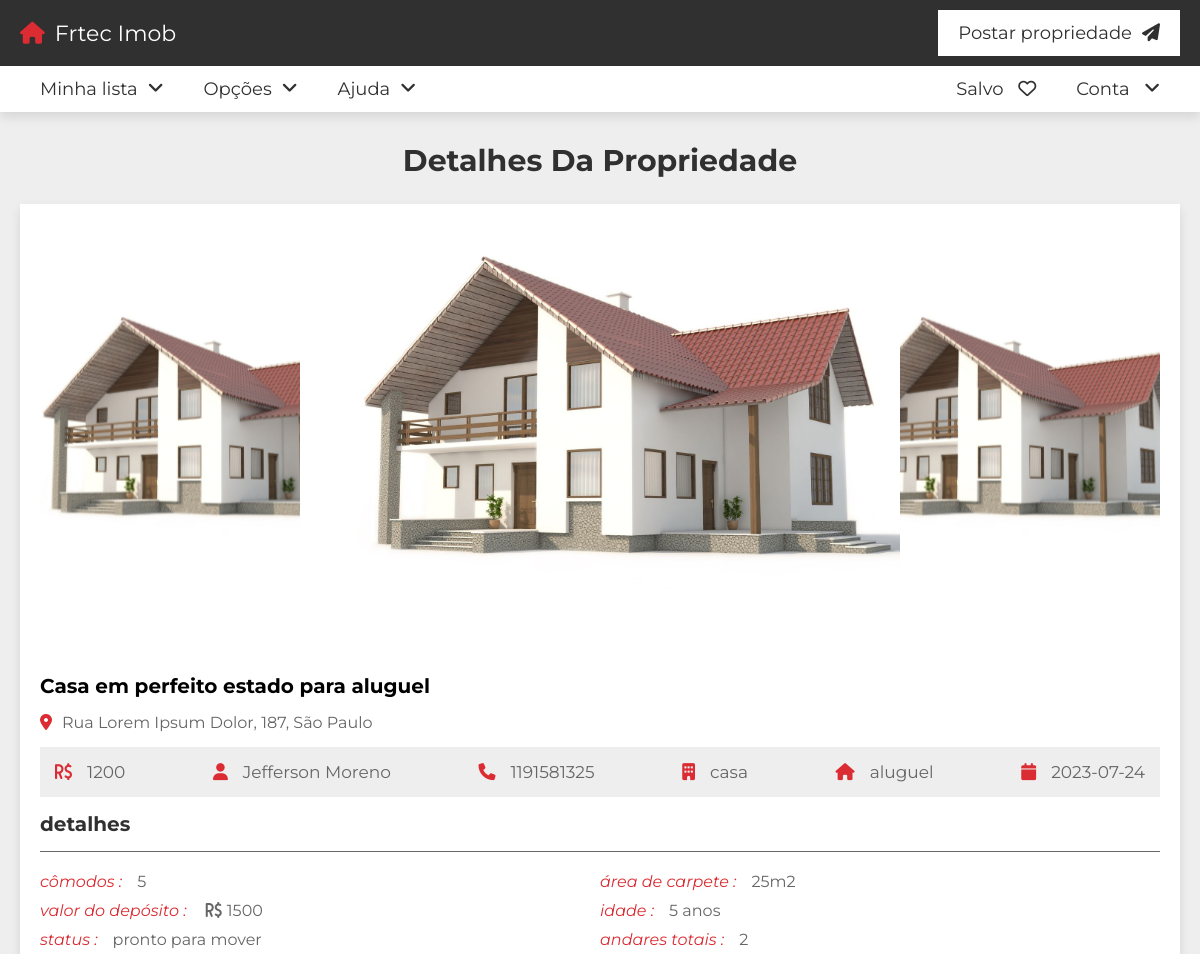
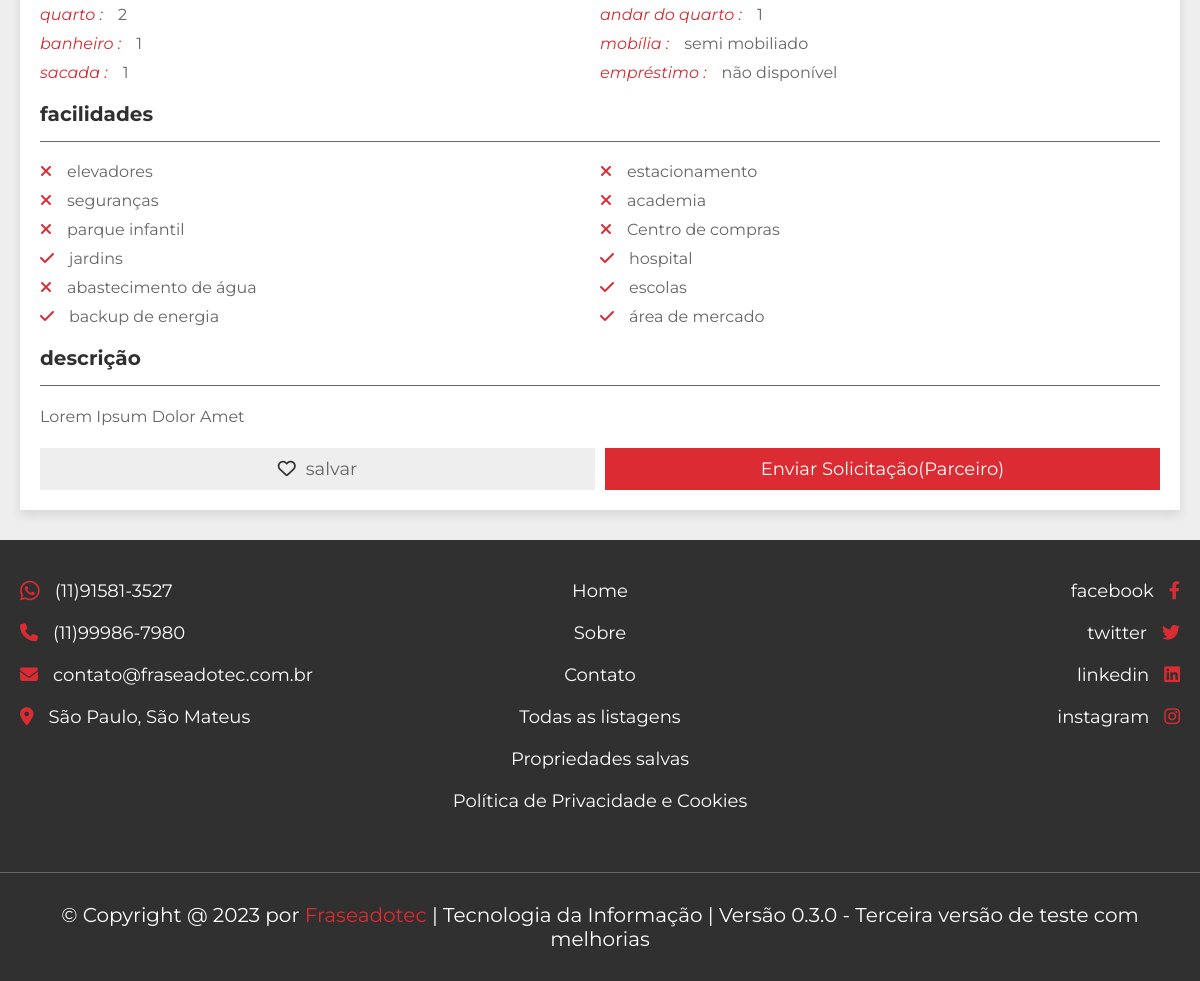
The app's page /ver_propriedade.php?get_id=gmjJjXEpu9aTAsVDojJv with its own data (2 pictures, top to bottom).
### tables this page shows
CREATE TABLE `property` (
  `id` varchar(20) NOT NULL,
  `user_id` varchar(20) NOT NULL,
  `property_name` varchar(50) NOT NULL,
  `address` varchar(100) NOT NULL,
  `price` varchar(10) NOT NULL,
  `type` varchar(10) NOT NULL,
  `offer` varchar(10) NOT NULL,
  `status` varchar(50) NOT NULL,
  `furnished` varchar(50) NOT NULL,
  `bhk` varchar(10) NOT NULL,
  `deposite` varchar(10) NOT NULL,
  `bedroom` varchar(10) NOT NULL,
  `bathroom` varchar(10) NOT NULL,
  `balcony` varchar(10) NOT NULL,
  `carpet` varchar(10) NOT NULL,
  `age` varchar(2) NOT NULL,
  `total_floors` varchar(2) NOT NULL,
  `room_floor` varchar(2) NOT NULL,
  `loan` varchar(50) NOT NULL,
  `lift` varchar(3) NOT NULL DEFAULT 'no',
  `security_guard` varchar(3) NOT NULL DEFAULT 'no',
  `play_ground` varchar(3) NOT NULL DEFAULT 'no',
  `garden` varchar(3) NOT NULL DEFAULT 'no',
  `water_supply` varchar(3) NOT NULL DEFAULT 'no',
  `power_backup` varchar(3) NOT NULL DEFAULT 'no',
  `parking_area` varchar(3) NOT NULL DEFAULT 'no',
  `gym` varchar(3) NOT NULL DEFAULT 'no',
  `shopping_mall` varchar(3) NOT NULL DEFAULT 'no',
  `hospital` varchar(3) NOT NULL DEFAULT 'no',
  `school` varchar(3) NOT NULL DEFAULT 'no',
  `market_area` varchar(3) NOT NULL DEFAULT 'no',
  `image_01` varchar(50) NOT NULL,
  `image_02` varchar(50) NOT NULL,
  `image_03` varchar(50) NOT NULL,
  `image_04` varchar(50) NOT NULL,
  `image_05` varchar(50) NOT NULL,
  `description` varchar(1000) NOT NULL,
  `date` date NOT NULL DEFAULT current_timestamp()
);

CREATE TABLE `users` (
  `id` varchar(20) NOT NULL,
  `name` varchar(50) NOT NULL,
  `number` varchar(10) NOT NULL,
  `email` varchar(50) NOT NULL,
  `password` varchar(50) NOT NULL
);

### ver_propriedade.php (the view, shortened to what this page needs)
<?php
include 'components/connect.php';
if(isset($_COOKIE['user_id'])){
   $user_id = $_COOKIE['user_id'];
}else{
   $user_id = '';
}
if(isset($_GET['get_id'])){
   $get_id = $_GET['get_id'];
}else{
   $get_id = '';
   header('location:inicio.php');
}
?>
<!DOCTYPE html>
<html lang="pt-BR">
<head>
   <link rel="stylesheet" href="https://cdn.jsdelivr.net/npm/swiper@8/swiper-bundle.min.css" />
   <link rel="stylesheet" href="https://cdnjs.cloudflare.com/ajax/libs/font-awesome/6.2.0/css/all.min.css">
   <link rel="stylesheet" href="css/style.css">
</head>
<body>
<?php include 'components/user_header.php'; ?>
<section class="view-property">
   <h1 class="heading">detalhes da propriedade</h1>
   <?php
      $select_properties = $conn->prepare("SELECT * FROM `property` WHERE id = ? ORDER BY date DESC LIMIT 1");
      $select_properties->execute([$get_id]);
      if($select_properties->rowCount() > 0){
         while($fetch_property = $select_properties->fetch(PDO::FETCH_ASSOC)){
         $select_user = $conn->prepare("SELECT * FROM `users` WHERE id = ?");
         $select_user->execute([$fetch_property['user_id']]);
         $fetch_user = $select_user->fetch(PDO::FETCH_ASSOC);
         $select_saved = $conn->prepare("SELECT * FROM `saved` WHERE property_id = ? and user_id = ?");
         $select_saved->execute([$fetch_property['id'], $user_id]);
   ?>
   <div class="details">
     <div class="swiper images-container">
         <div class="swiper-wrapper">
            <img src="uploaded_files/<?= $fetch_property['image_01']; ?>" alt="" class="swiper-slide">
         </div>
     </div>
      <h3 class="name"><?= $fetch_property['property_name']; ?></h3>
      <p class="location"><i class="fas fa-map-marker-alt"></i><span><?= $fetch_property['address']; ?></span></p>
      <div class="info">
         <p><i class="fa-solid fa-brazilian-real-sign"></i><span><?= $fetch_property['price']; ?></span></p>
         <p><i class="fas fa-user"></i><span><?= $fetch_user['name']; ?></span></p>
         <p><i class="fas fa-phone"></i><a href="tel:11915813527"><?= $fetch_user['number']; ?></a></p>
         <p><i class="fas fa-building"></i><span><?= $fetch_property['type']; ?></span></p>
         <p><i class="fas fa-house"></i><span><?= $fetch_property['offer']; ?></span></p>
         <p><i class="fas fa-calendar"></i><span><?= $fetch_property['date']; ?></span></p>
      </div>
      <h3 class="title">detalhes</h3>
      <div class="flex">
         <div class="box">
            <p><i>cômodos :</i><span><?= $fetch_property['bhk']; ?></span></p>
            <p><i>valor do depósito : </i><span><span class="fa-solid fa-brazilian-real-sign" style="margin-right: .5rem;"></span><?= $fetch_property['deposite']; ?></span></p>
            <p><i>status :</i><span><?= $fetch_property['status']; ?></span></p>
            <p><i>quarto :</i><span><?= $fetch_property['bedroom']; ?></span></p>
            <p><i>banheiro :</i><span><?= $fetch_property['bathroom']; ?> </span></p>
            <p><i>sacada :</i><span><?= $fetch_property['balcony']; ?></span></p>
         </div>
         <div class="box">
            <p><i>área de carpete :</i><span><?= $fetch_property['carpet']; ?>m2</span></p>
            <p><i>idade :</i><span><?= $fetch_property['age']; ?> anos</span></p>
            <p><i>andares totais :</i><span><?= $fetch_property['total_floors']; ?></span></p>
            <p><i>andar do quarto :</i><span><?= $fetch_property['room_floor']; ?></span></p>
            <p><i>mobília :</i><span><?= $fetch_property['furnished']; ?></span></p>
            <p><i>empréstimo :</i><span><?= $fetch_property['loan']; ?></span></p>
         </div>
      </div>
      <h3 class="title">facilidades</h3>
      <div class="flex">
         <div class="box">
            <p><i class="fas fa-<?php if($fetch_property['lift'] == 'yes'){echo 'check';}else{echo 'times';} ?>"></i><span>elevadores</span></p>
            <p><i class="fas fa-<?php if($fetch_property['security_guard'] == 'yes'){echo 'check';}else{echo 'times';} ?>"></i><span>seguranças</span></p>
            <p><i class="fas fa-<?php if($fetch_property['play_ground'] == 'yes'){echo 'check';}else{echo 'times';} ?>"></i><span>parque infantil</span></p>
            <p><i class="fas fa-<?php if($fetch_property['garden'] == 'yes'){echo 'check';}else{echo 'times';} ?>"></i><span>jardins</span></p>
            <p><i class="fas fa-<?php if($fetch_property['water_supply'] == 'yes'){echo 'check';}else{echo 'times';} ?>"></i><span>abastecimento de água</span></p>
            <p><i class="fas fa-<?php if($fetch_property['power_backup'] == 'yes'){echo 'check';}else{echo 'times';} ?>"></i><span>backup de energia</span></p>
         </div>
         <div class="box">
            <p><i class="fas fa-<?php if($fetch_property['parking_area'] == 'yes'){echo 'check';}else{echo 'times';} ?>"></i><span>estacionamento</span></p>
            <p><i class="fas fa-<?php if($fetch_property['gym'] == 'yes'){echo 'check';}else{echo 'times';} ?>"></i><span>academia</span></p>
            <p><i class="fas fa-<?php if($fetch_property['shopping_mall'] == 'yes'){echo 'check';}else{echo 'times';} ?>"></i><span>Centro de compras</span></p>
            <p><i class="fas fa-<?php if($fetch_property['hospital'] == 'yes'){echo 'check';}else{echo 'times';} ?>"></i><span>hospital</span></p>
            <p><i class="fas fa-<?php if($fetch_property['school'] == 'yes'){echo 'check';}else{echo 'times';} ?>"></i><span>escolas</span></p>
            <p><i class="fas fa-<?php if($fetch_property['market_area'] == 'yes'){echo 'check';}else{echo 'times';} ?>"></i><span>área de mercado</span></p>
         </div>
      </div>
      <h3 class="title">descrição</h3>
      <p class="description"><?= $fetch_property['description']; ?></p>
      <form action="" method="post" class="flex-btn">
         <?php
            if($select_saved->rowCount() > 0){
         ?>
         <button type="submit" name="save" class="save"><i class="fas fa-heart"></i><span>salvo</span></button>
         <?php
            }else{
         ?>
         <button type="submit" name="save" class="save"><i class="far fa-heart"></i><span>salvar</span></button>
         <?php
            }
         ?>
         <input type="submit" value="enviar solicitação(Parceiro)" name="send" class="btn">
      </form>
   </div>
   <?php
      }
   }else{
      echo '<p class="empty">imóvel não encontrado! <a href="postagem_propriedade.php" style="margin-top:1.5rem;" class="btn">adicionar novo</a></p>';
   }
   ?>
</section>
<?php include 'components/footer.php'; ?>
</body>
</html>

### css/style.css (style rules this page uses)
:root { --main-color:#DA2C32; --light-color:#666; --light-bg:#eee; --white:#fff; --black:#303030; --border:.1rem solid var(--light-color); --box-shodow:0 .5rem 1rem rgba(0,0,0,.1); }
* { font-family: 'Montserrat', sans-serif; margin: 0; padding: 0; box-sizing: border-box; outline: none; border: none; text-decoration: none; }
html { font-size: 62.5%; overflow-x: hidden; scroll-behavior: smooth; scroll-padding-top: 10rem; }
body { background-color: var(--light-bg); }
section { padding: 3rem 2rem; max-width: 1200px; margin: 0 auto; }
.heading { text-align: center; padding-bottom: 2.5rem; font-size: 3rem; color: var(--black); text-transform: capitalize; }
.btn, .inline-btn { margin-top: 1rem; padding: 1rem 3rem; background-color: var(--main-color); color: var(--white); cursor: pointer; text-align: center; font-size: 1.8rem; text-transform: capitalize; }
.btn { display: block; width: 100%; }
.flex-btn { display: flex; gap: 1rem; justify-content: space-between; align-items: flex-end; }
.view-property .details { background-color: var(--white); box-shadow: var(--box-shodow); padding: 2rem; overflow-x: hidden; }
.view-property .details .images-container { padding-bottom: 3rem; }
.view-property .details .images-container img { height: 40rem; object-fit: cover; width: 60rem; }
.view-property .details .name { font-size: 2rem; text-overflow: ellipsis; overflow-x: hidden; margin-bottom: .5rem; padding-top: 2rem; }
.view-property .details .location { padding-top: 1rem; font-size: 1.6rem; color: var(--light-color); }
.view-property .details .location i { margin-right: 1rem; color: var(--main-color); }
.view-property .details .info { display: flex; background-color: var(--light-bg); padding: 1.5rem; margin: 1.5rem 0; justify-content: space-between; align-items: center; flex-wrap: wrap; gap: 2rem; }
.view-property .details .info p { font-size: 1.7rem; }
.view-property .details .info p span, .view-property .details .info p a { color: var(--light-color); }
.view-property .details .info p i { margin-right: 1.5rem; color: var(--main-color); }
.view-property .details .title { font-size: 2rem; color: var(--black); padding-bottom: 1.5rem; border-bottom: var(--border); }
.view-property .details .flex { margin: 1.5rem 0; display: flex; justify-content: space-between; flex-wrap: wrap; }
.view-property .details .flex .box { flex: 1 1 40rem; }
.view-property .details .flex .box p { padding: .5rem 0; font-size: 1.6rem; color: var(--light-color); }
.view-property .details .flex .box i { color: var(--main-color); margin-right: 1.5rem; }
.view-property .details .description { padding-top: 1rem; margin: .5rem 0; margin-top: .5rem; font-size: 1.6rem; color: var(--light-color); line-height: 2; }
.view-property .details .save { width: 100%; background-color: var(--light-bg); cursor: pointer; padding: 1rem 3rem; font-size: 1.8rem; color: var(--light-color); }
.view-property .details .save i { margin-right: 1rem; color: var(--black); }

### records on screen
property: image_01 (picture), property_name "Casa em perfeito estado para aluguel", address "Rua Lorem Ipsum Dolor, 187, São Paulo", price "1200", user.name "Jefferson Moreno", user.number "1191581325", type "casa", offer "aluguel", date "2023-07-24", bhk "5", deposite "1500", status "pronto para mover", bedroom "2", bathroom "1", balcony "1", carpet "25", age "5", total_floors "2", room_floor "1", furnished "semi mobiliado", loan "não disponível", description "Lorem Ipsum Dolor Amet"
